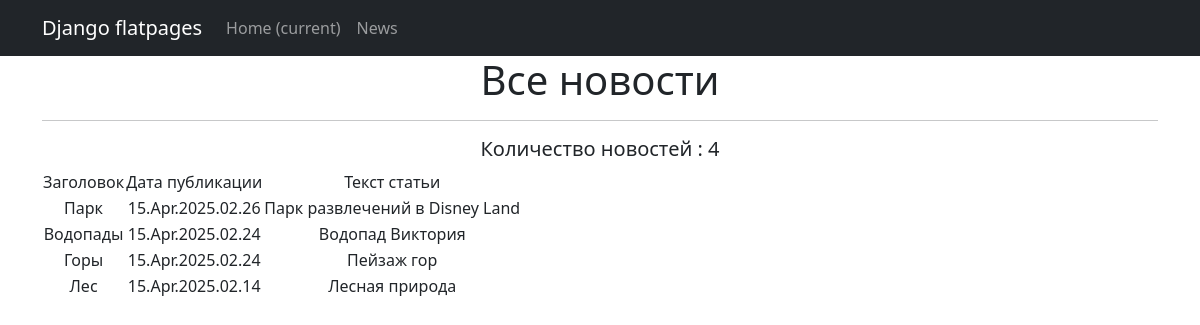
The page /news/ on the database as committed earlier.
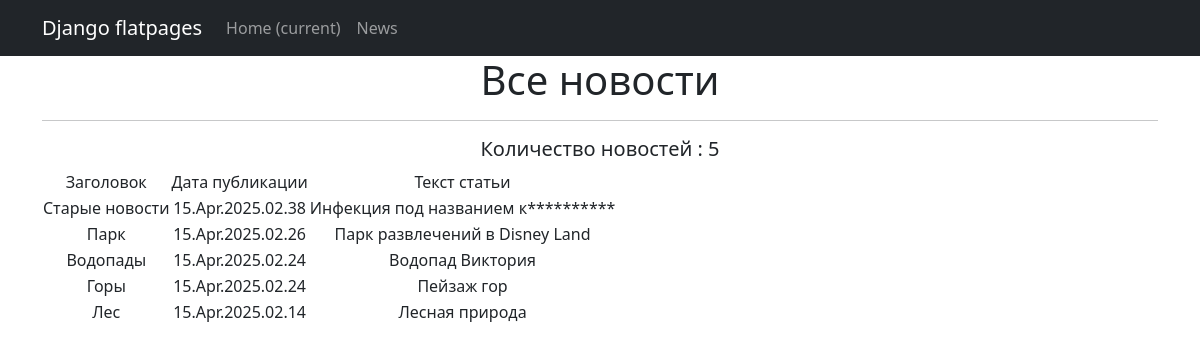
The same page on the database as committed later.
### app/models.py (models this page shows, shortened)
class Post(models.Model):
    author = models.ForeignKey(Author, on_delete=models.CASCADE)  # связь «один ко многим» с моделью Author
    NEWS = 'NW'
    ARTICLE = 'AR'
    CATEGORY_CHOICES = (
        (NEWS, 'Новость'),
        (ARTICLE, 'Статья')
    )
    categoryType = models.CharField(max_length=2, choices=CATEGORY_CHOICES, default=ARTICLE)
    time_in = models.DateTimeField(auto_now_add=True)  # атоматически добавляемая дата и время создания
    category = models.ManyToManyField(Category, through='PostCategory')  # связь «многие ко многим» с моделью Category (с дополнительной моделью PostCategory)
    title = models.CharField(max_length=255)  # заголовок статьи/новости
    text_post = models.TextField()  # текст статьи/новости
    rating_post = models.IntegerField(default=0)  # рейтинг статьи/новости

### app/views.py (the view)
# urls.py: path('', NewsList.as_view()),
class NewsList(ListView):
    model = Post
    ordering = '-time_in'
    template_name = 'news.html'
    context_object_name = 'news'

### app/templatetags/custom_filters.py (called while the page is built)
@register.filter()
def censor(text):
    words = text.split()  # Используем другое имя для списка слов
    censor_list = []
    for word in words:
        if word.lower() in bad_words:
            censor_word = word[0] + '*' * (len(word) - 1)
            censor_list.append(censor_word)
        else:
            censor_list.append(word)
    return ' '.join(censor_list)  # Склеиваем слова обратно в строку

### app/templates/news.html (shortened to what this page needs)
{% extends 'flatpages/default.html' %}
{% load custom_filters %}
{% block content %}
<h1>Все новости</h1>
<hr>
{% if news %}
<h5>Количество новостей : {{ news|length }}</h5>
<table>
    <tr>
        <td>Заголовок</td>
        <td>Дата публикации</td>
        <td>Текст статьи</td>
    </tr>
        {% for post in news %}
    <tr>
        <td>{{ post.title|censor }}</td>
        <td>{{ post.time_in|date:'d.M.Y.H.i' }}</td>
        <td>{{ post.text_post|censor }}</td>
    </tr>
    {% endfor %}
</table>
{% else %}
<h2>Новостей нет!</h2>
{% endif %}
{% endblock content %}

### app/templates/flatpages/default.html (shortened to what this page needs)
<!DOCTYPE html>
<html lang="en">
<head>
    {% load static %}
    <link href="{% static 'css/styles.css' %}" rel="stylesheet"/>
</head>
<body>
<nav class="navbar navbar-expand-lg navbar-dark bg-dark static-top">
    <div class="container">
        <a class="navbar-brand" href="#">Django flatpages</a>
        <div class="collapse navbar-collapse" id="navbarResponsive">
            <ul class="navbar-nav ml-auto">
                <li class="nav-item active">
                    <a class="nav-link" href="#">Home
                        <span class="sr-only">(current)</span>
                    </a>
                </li>
                <li class="nav-item">
                    <a class="nav-link" href="/news/">News</a>
                </li>
            </ul>
        </div>
    </div>
</nav>
<div class="container">
    <div class="row">
        <div class="col-lg-12 text-center">
            {% block content %}{% endblock content %}
        </div>
    </div>
</div>
</body>
</html>

Rows that differ between the two databases and show on the page:
added Post: title|censor "Старые новости", time_in "15.Apr.2025.02.38", text_post|censor "Инфекция под названием к**********"
Other text that changed with them:
{{ news|length }}: "4" → "5"
